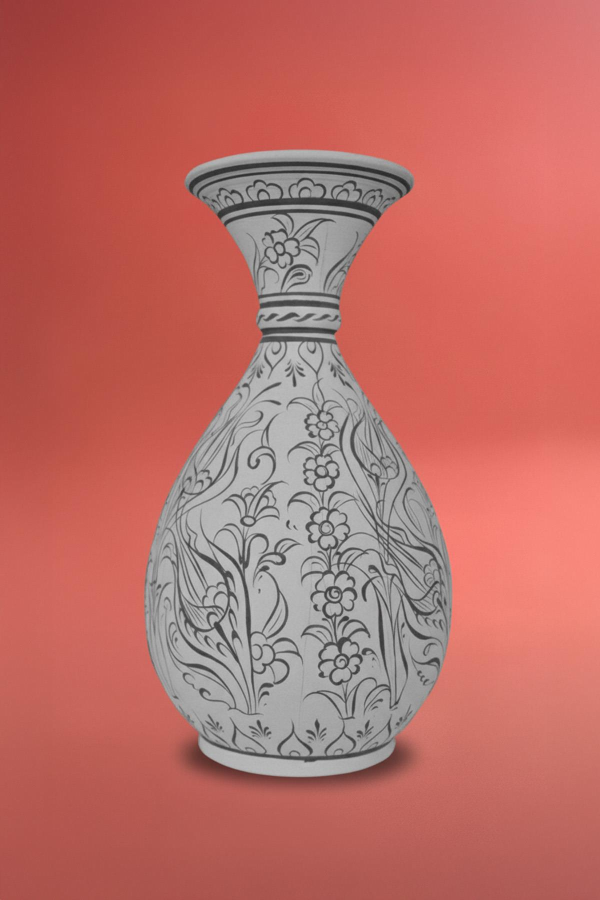
#> input picture data/images/real/fotoğraf.jpg, 1200 x 1800 px (shown at 1/2 size)
$ python show_overlay.py '../data/images/real/fotoğraf.jpg'
#> lines starting #> are read from the running program, lines starting #| are printed output that depends on the picture; after the words box and inside, x2 and y2 are one past the last pixel; in counts of white or black regions, pixels touching at a corner belong together
### assetforge/core/frames.py
import numpy as np


def tangents(P):
    """Eksenin her noktasındaki yönü (boyu 1 olan vektör) döndürür."""
    P = np.asarray(P, dtype=float)
    T = np.gradient(P, axis=0)                          # her noktada ilerleme yönü
    lengths = np.linalg.norm(T, axis=1, keepdims=True)  # her okun uzunluğu
    return T / lengths                                  # boyu 1'e indir


def frames(P):
    """Eksenin her noktasında T (ileri), N (sağ), B (yukarı) yönlerini döndürür.

    N, bir önceki noktadan taşınarak hesaplanır; böylece halkalar burulmaz.
    """
    T = tangents(P)

    # İlk nokta: T'ye paralel olmayan bir yardımcı yön seç
    helper = np.array([0.0, 0.0, 1.0])
    if abs(np.dot(T[0], helper)) > 0.9:       # T neredeyse z yönündeyse
        helper = np.array([1.0, 0.0, 0.0])    # x yönünü kullan
    n0 = np.cross(T[0], helper)
    N = [n0 / np.linalg.norm(n0)]

    # Sonraki noktalar: önceki N'yi yeni düzleme yatır
    for i in range(1, len(T)):
        n = N[-1] - np.dot(N[-1], T[i]) * T[i]   # T yönündeki parçayı çıkar
        N.append(n / np.linalg.norm(n))

    N = np.array(N)
    B = np.cross(T, N)
    return T, N, B
# [9 lines that do not run on import are left out]

### assetforge/core/sweep.py
"""Sweep: bir çemberi (kesiti) bir eksen boyunca kaydırarak 3D parça üretir."""

import numpy as np

from assetforge.core.frames import frames
from assetforge.core.mesher import cap_faces, grid_faces


def sweep(P, radii, n=36, caps=True):
    """Eksen P boyunca, her noktada verilen yarıçapta halkalar dizer. (V, F) döndürür.

    P:     (k, 3) eksen noktaları
    radii: tek bir sayı (sabit kalınlık) ya da her eksen noktası için bir yarıçap
    n:     her halkadaki nokta sayısı
    """
    P = np.asarray(P, dtype=float)
    radii = np.broadcast_to(np.asarray(radii, dtype=float), (len(P),))
    T, N, B = frames(P)

    angles = np.linspace(0, 2 * np.pi, n, endpoint=False)
    cos, sin = np.cos(angles), np.sin(angles)

    # 1) Noktalar: her eksen noktasında, N-B düzlemine bir halka
    points = []
    for i in range(len(P)):
        for c, s in zip(cos, sin):
            points.append(P[i] + radii[i] * (c * N[i] + s * B[i]))
    V = np.array(points)

    # 2) Yan yüz: silindirdeki ile aynı fonksiyon
    F = grid_faces(len(P), n)

    # 3) Kapaklar: merkezleri eksenin ilk ve son noktası
    if caps:
        start_center, end_center = len(V), len(V) + 1
        V = np.vstack([V, P[0], P[-1]])
        start = cap_faces(0, n, start_center, flip=True)
        end = cap_faces((len(P) - 1) * n, n, end_center, flip=False)
        F = np.vstack([F, start, end])

    return V, F


def arc_axis(radius=2.0, angle_deg=90, steps=30):
    """Örnek eksen: xz düzleminde bir çember yayı (dirsek boru)."""
    t = np.linspace(0, np.radians(angle_deg), steps)
    return np.c_[radius * (1 - np.cos(t)), np.zeros(steps), radius * np.sin(t)]

### assetforge/core/mesher.py
import numpy as np


def grid_faces(n_rings, n_per_ring):
    faces = []
    for i in range(n_rings - 1):
        for j in range(n_per_ring):
            j_next = (j + 1) % n_per_ring
            p = i * n_per_ring + j
            q = i * n_per_ring + j_next
            s = (i + 1) * n_per_ring + j
            u = (i + 1) * n_per_ring + j_next
            faces.append([p, q, u])
            faces.append([p, u, s])
    return np.array(faces)

def cap_faces(ring_start, n_per_ring, center, flip):
    """Bir halkayı ortadaki bir noktaya bağlayarak kapatır (pizza dilimleri gibi).

    flip=False: üst kapak (yukarı bakar), flip=True: alt kapak (aşağı bakar).
    """
    faces = []
    for j in range(n_per_ring):
        a = ring_start + j
        b = ring_start + (j + 1) % n_per_ring
        if flip:
            faces.append([center, b, a])
        else:
            faces.append([center, a, b])
    return np.array(faces)


# [28 lines left out: function cylinder, not called in this run]


# [4 lines that do not run on import are left out]

# [7 lines left out: function save_obj, not called in this run]

### assetforge/core/camera.py
"""Kamera: 3D noktaların fotoğrafta hangi piksele düştüğünü hesaplar.

Ortografik kamera kullanıyoruz: uzaktaki nesneler küçülmez (perspektif yok).
Dünya koordinatları: x sağa, y ileri (kameradan uzağa), z yukarı.
Resim koordinatları: u sağa, v aşağı (piksel).
"""

from dataclasses import dataclass, field

import numpy as np


def view_rotation(elevation_deg=0.0):
    """Kameranın bakış yönünü veren 3x3 döndürme matrisi.

    elevation_deg = 0  : nesneye tam önden bakılır (z yukarısı resimde yukarı)
    elevation_deg = 30 : kamera 30 derece yukarıdan, aşağıya doğru bakar
    elevation_deg = 90 : tam tepeden bakılır

    Satırlar sırasıyla dünyada "resmin sağı", "resmin yukarısı" ve "kameraya doğru" yönleridir.
    """
    e = np.radians(elevation_deg)
    s, c = np.sin(e), np.cos(e)
    return np.array([
        [1.0, 0.0, 0.0],   # resmin sağı  = dünyanın x'i
        [0.0, s,   c],     # resmin yukarısı
        [0.0, -c,  s],     # kameraya doğru (derinlik)
    ])


@dataclass
class Camera:
    """Ortografik kamera.

    scale: 1 dünya birimi kaç piksel
    cx, cy: dünyanın orijininin (0, 0, 0) resimdeki piksel konumu
    R: bakış yönü (view_rotation ile üretilir)
    """
    scale: float
    cx: float
    cy: float
    R: np.ndarray = field(default_factory=lambda: view_rotation(0.0))


def project(X, cam):
    """3D noktaları (k, 3) piksel koordinatlarına (k, 2) çevirir."""
    X = np.asarray(X, dtype=float)
    Xc = X @ cam.R.T                       # kameranın gözünden koordinatlar
    u = cam.cx + cam.scale * Xc[:, 0]
    v = cam.cy - cam.scale * Xc[:, 1]      # resimde v aşağı doğru artar
    return np.c_[u, v]


def depth(X, cam):
    """Her noktanın kameraya ne kadar yakın olduğu (büyük = daha yakın)."""
    return np.asarray(X, dtype=float) @ cam.R[2]


# [6 lines left out: function unproject, not called in this run]


def mesh_edges(F):
    """Üçgen listesinden tekrarsız kenar listesi (tel kafes çizmek için)."""
    F = np.asarray(F)
    edges = np.vstack([F[:, [0, 1]], F[:, [1, 2]], F[:, [2, 0]]])
    return np.unique(np.sort(edges, axis=1), axis=0)

### scripts/show_overlay.py
"""M2 demo: 3D parçaların tel kafesini bir resmin üstüne çizer.

Reponun kökünden çalıştır:
    python -m scripts.show_overlay                     # beyaz zemin
    python -m scripts.show_overlay data/images/x.jpg   # kendi fotoğrafın
Sonuç out/overlay.png olarak da kaydedilir. Pencereyi kapatmak için bir tuşa bas.
"""

import sys
from pathlib import Path

import cv2
import numpy as np

from assetforge.core.camera import Camera, mesh_edges, project, view_rotation
from assetforge.core.sweep import arc_axis, sweep

# Arka plan: fotoğraf verilmişse onu, verilmemişse beyaz bir zemin kullan
if len(sys.argv) > 1:
    image = cv2.imread(sys.argv[1])
#> image is the input picture: shape (1800, 1200, 3); mean B, G, R 102.5, 109.3, 188.4
    if image is None:
        sys.exit(f"Resim okunamadı: {sys.argv[1]}")
else:
    image = np.full((600, 800, 3), 255, dtype=np.uint8)

h, w = image.shape[:2]
#> h = 1800; w = 1200
cam = Camera(scale=min(w, h) / 6, cx=w / 2, cy=h * 0.8, R=view_rotation(elevation_deg=20))

# Gösterilecek parçalar: bir vazo ve yanında bir dirsek boru
k = 25
vase_axis = np.c_[np.full(k, -1.2), np.zeros(k), np.linspace(0, 3, k)]
vase = sweep(vase_axis, 0.5 + 0.35 * np.sin(np.linspace(0, 1.5 * np.pi, k)), n=24)
pipe = sweep(arc_axis(radius=1.5, angle_deg=90, steps=20) + [0.6, 0, 0], 0.25, n=16)

for (V, F), color in [(vase, (200, 90, 30)), (pipe, (40, 40, 220))]:   # renkler BGR
    uv = project(V, cam).round().astype(int)
    for a, b in mesh_edges(F):
        cv2.line(image, tuple(uv[a]), tuple(uv[b]), color, 1, cv2.LINE_AA)
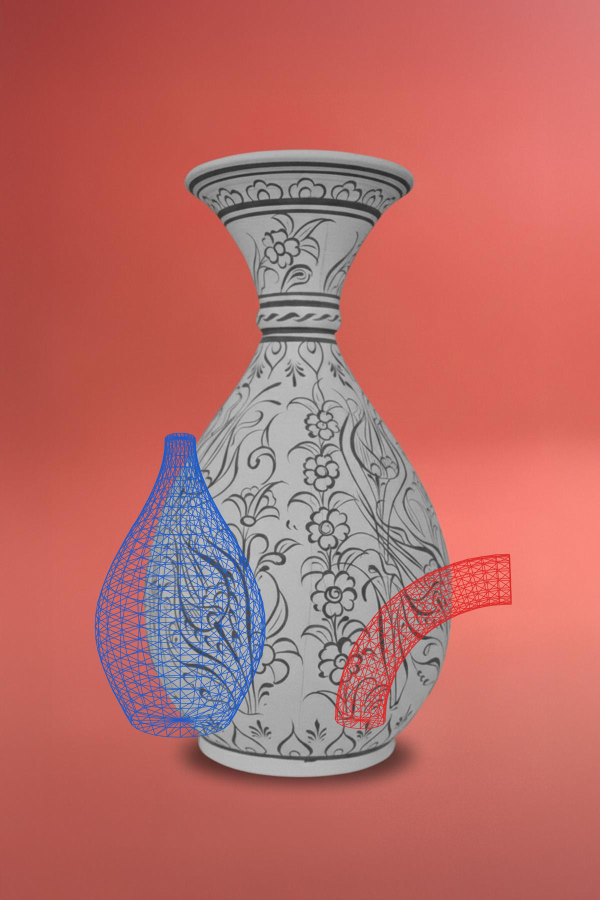
#> image: shape (1800, 1200, 3) (shown at 1/2 size); 5.54% of pixels changed, all inside (x1, y1, x2, y2) = (189, 865, 1024, 1476)

Path("out").mkdir(exist_ok=True)
cv2.imwrite("out/overlay.png", image)
print("out/overlay.png kaydedildi")

cv2.imshow("AssetForge - overlay", image)
cv2.waitKey(0)
cv2.destroyAllWindows()
